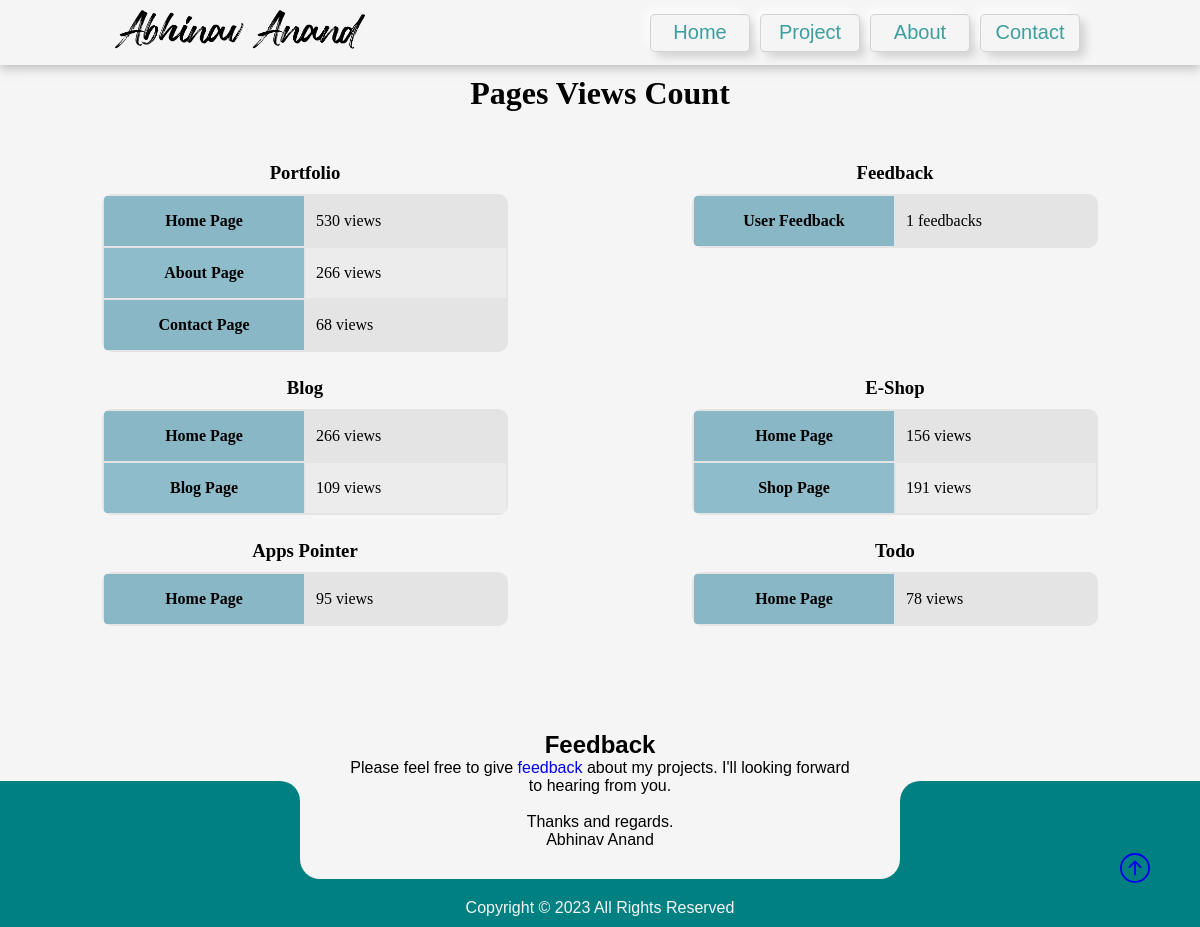
The page /pages-views/ on the database as committed earlier.
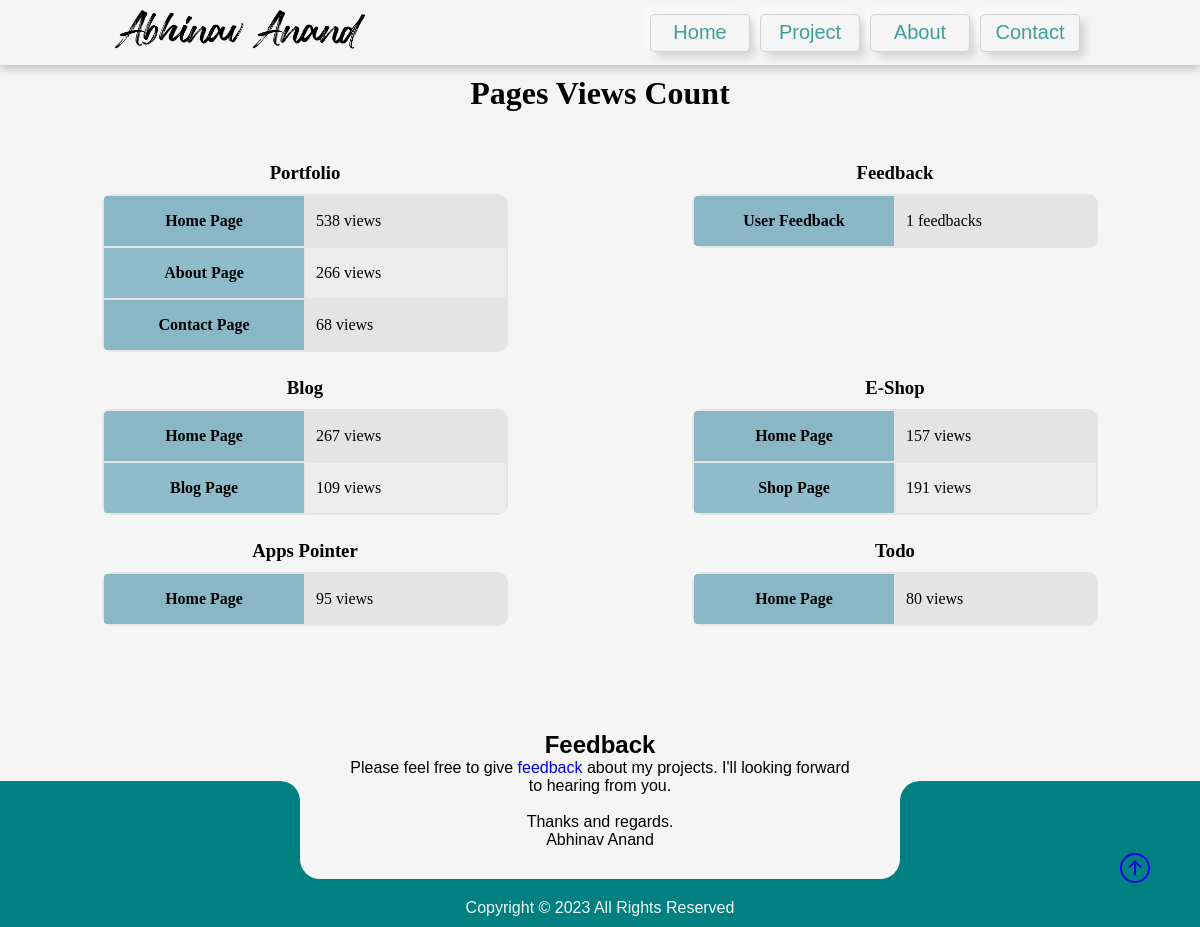
The same page on the database as committed later.
### mainApp/models.py (models this page shows, shortened)
class Portfolio_page_view_count(models.Model):
    portfolio_view_count = models.IntegerField(default=0)
    about_view_count = models.IntegerField(default=0)
    contact_view_count = models.IntegerField(default=0)

### blog/models.py (models this page shows, shortened)
class Blog_page_view_count(models.Model):
    home_view_count = models.IntegerField(default=0)
    blog_view_count = models.IntegerField(default=0)

### ecom/models.py (models this page shows, shortened)
class Shop_page_view_count(models.Model):
    home_view_count = models.IntegerField(default=0)
    shop_view_count = models.IntegerField(default=0)

### todo/models.py (models this page shows, shortened)
class Todo_page_view_count(models.Model):
    todo_home_view_count = models.IntegerField(default=0)

### mainApp/views.py (the view)
# urls.py: path('pages-views/', views.pageView, name='pagesViews'),
def pageView(request):
    feedback = Feedback.objects.all()
    context = {"Portfolio": Portfolio_page_view_count.objects.get(id=1),
               "Feedback": feedback.count(),
               "Blog": Blog_page_view_count.objects.get(id=1),
               "Shop": Shop_page_view_count.objects.get(id=1),
               "App": App_page_view_count.objects.get(id=1),
               "Todo": Todo_page_view_count.objects.get(id=1),
               }
    return render(request, 'pageviews.html', context)

### mainApp/templates/pageviews.html (shortened to what this page needs)
{% extends 'basemain.html' %} {% block homemain %}
<div class="pageviews">
    <h1>Pages Views Count</h1>
    <div >
        <span>
            <h3>Portfolio</h3>
            <table>
                <tr><th>Home Page</th><td>{{Portfolio.portfolio_view_count}} views</td></tr>
                <tr><th>About Page</th><td>{{Portfolio.about_view_count}} views</td></tr>
                <tr><th>Contact Page</th><td>{{Portfolio.contact_view_count}} views</td></tr>
            </table>
        </span>
        <span>
            <h3>Feedback</h3>
            <table>
                <tr><th>User Feedback</th><td>{{Feedback}} feedbacks</td></tr>
            </table>
        </span>
        <span>
            <h3>Blog</h3>
            <table>
                <tr><th>Home Page</th><td>{{Blog.home_view_count}} views</td></tr>
                <tr><th>Blog Page</th><td>{{Blog.blog_view_count}} views</td></tr>
            </table>
        </span>
        <span>
            <h3>E-Shop</h3>
            <table>
                <tr><th>Home Page</th><td>{{Shop.home_view_count}} views</td></tr>
                <tr><th>Shop Page</th><td>{{Shop.shop_view_count}} views</td></tr>
            </table>
        </span>
        <span>
            <h3>Apps Pointer</h3>
            <table>
                <tr><th>Home Page</th><td>{{App.app_home_view_count}} views</td></tr>
            </table>
        </span>
        <span>
            <h3>Todo</h3>
            <table>
                <tr><th>Home Page</th><td>{{Todo.todo_home_view_count}} views</td></tr>
            </table>
        </span>
    </div>
</div>
{%endblock%}

Rows that differ between the two databases and show on the page:
changed Portfolio_page_view_count: portfolio_view_count "530" → "538"
changed Blog_page_view_count: home_view_count "266" → "267"
changed Shop_page_view_count: home_view_count "156" → "157"
changed Todo_page_view_count: todo_home_view_count "78" → "80"
